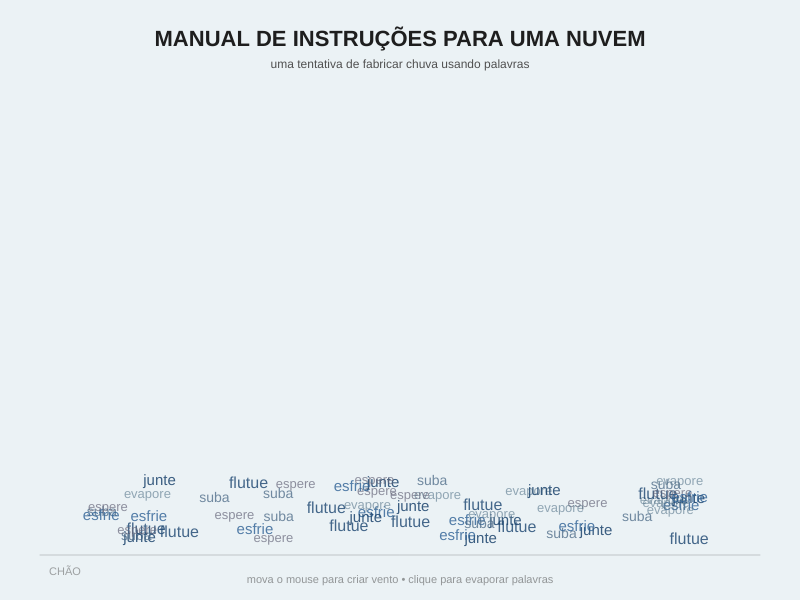
Frame 1 (no input)
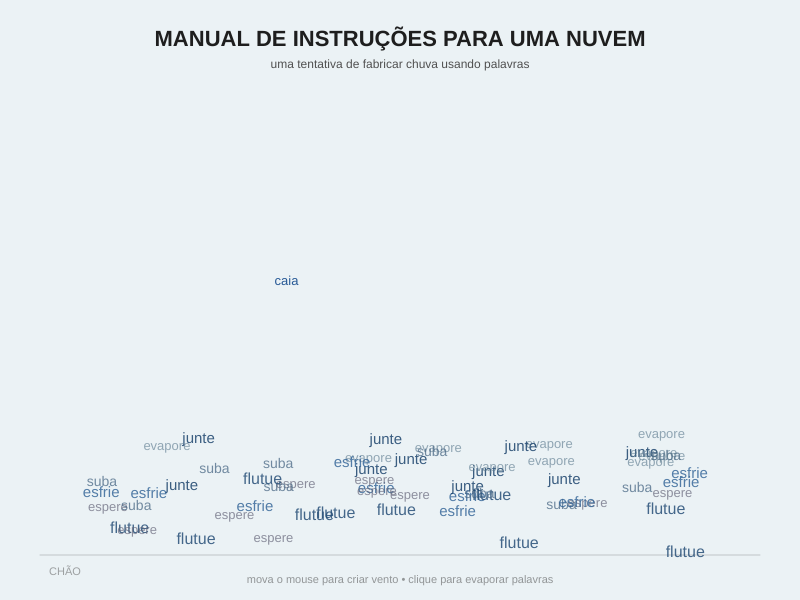
Frame 60 (no input)
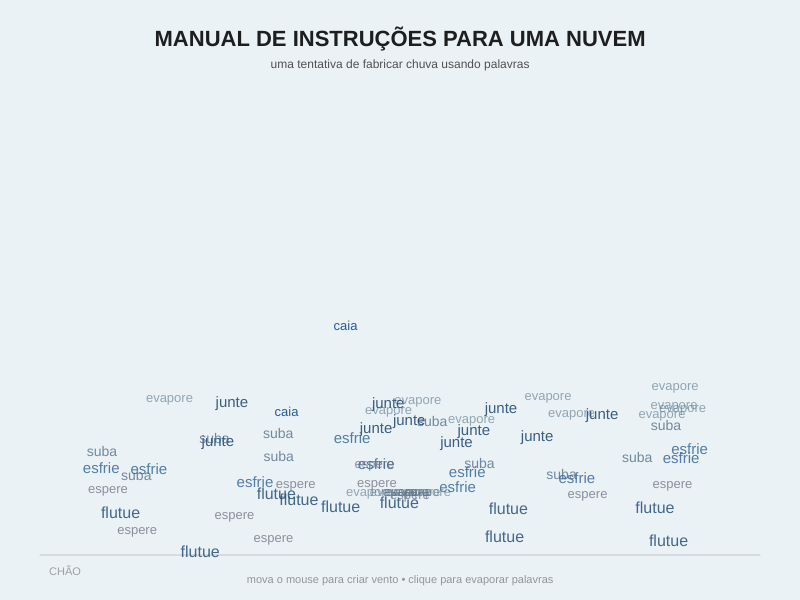
Frame 120 (the mouse pressed at the canvas centre since frame 60)

The p5.js sketch that drew these frames (run headless with seeded random() and noise() and a simulated clock; from frame 60 on, the mouse is pressed at the canvas centre):

// p5.js sketch
// ── sketch.js
let palavras = [];
let chuva = [];

const vocabulario = [
  "evapore",
  "suba",
  "flutue",
  "junte",
  "espere",
  "esfrie"
];

function setup() {
  createCanvas(800, 600);
  textFont("Arial");
  textAlign(CENTER, CENTER);

  // Garante que TODAS as palavras apareçam várias vezes
  for (let i = 0; i < 10; i++) {
    for (let palavra of vocabulario) {
      palavras.push(
        new Palavra(
          random(100, width - 100),
          random(height - 120, height - 60),
          palavra
        )
      );
    }
  }
}

function draw() {
  background(235, 242, 245);

  desenharTitulo();
  desenharChao();

  for (let p of palavras) {
    p.atualizar();
    p.mostrar();
  }

  // Chuva
  for (let i = chuva.length - 1; i >= 0; i--) {
    chuva[i].atualizar();
    chuva[i].mostrar();

    if (chuva[i].y > height - 55) {

      palavras.push(
        new Palavra(
          chuva[i].x,
          height - 60,
          "evapore"
        )
      );

      chuva.splice(i, 1);
    }
  }

  // Cria chuva automaticamente
  if (frameCount % 45 === 0) {
    chuva.push(
      new Gota(
        random(180, width - 180),
        random(190, 250)
      )
    );
  }

  desenharInstrucao();
}


// ==================================================
// PALAVRAS
// ==================================================

class Palavra {

  constructor(x, y, texto) {

    this.x = x;
    this.y = y;

    this.texto = texto;

    this.velocidade = random(0.4, 1);
    this.offset = random(1000);

    // Tempo usado pela palavra "espere"
    this.tempoEspera = random(60, 180);
  }


  atualizar() {

    // -------------------------
    // EVAPORE
    // -------------------------

    if (this.texto === "evapore") {

      this.y -= 0.8;

      this.x +=
        sin(frameCount * 0.03 + this.offset) * 0.4;

      // Ao chegar na nuvem vira "suba"
      if (this.y < 270) {
        this.texto = "suba";
      }
    }


    // -------------------------
    // SUBA
    // -------------------------

    else if (this.texto === "suba") {

      this.y -= 0.5;

      if (this.y < 220) {
        this.texto = "flutue";
      }
    }


    // -------------------------
    // FLUTUE
    // -------------------------

    else if (this.texto === "flutue") {

      this.y +=
        sin(frameCount * 0.03 + this.offset) * 0.3;

      this.x +=
        cos(frameCount * 0.02 + this.offset) * 0.3;
    }


    // -------------------------
    // JUNTE
    // -------------------------

    else if (this.texto === "junte") {

      // Vai lentamente para o centro da nuvem

      this.x +=
        (width / 2 - this.x) * 0.003;

      this.y +=
        (220 - this.y) * 0.003;
    }


    // -------------------------
    // ESPERE
    // -------------------------

    else if (this.texto === "espere") {

      // Fica parada por um tempo

      this.tempoEspera--;

      if (this.tempoEspera < 0) {
        this.y -= 0.3;
      }
    }


    // -------------------------
    // ESFRIE
    // -------------------------

    else if (this.texto === "esfrie") {

      // Sobe lentamente até a nuvem

      if (this.y > 200) {
        this.y -= 0.4;
      }

      else {

        this.x +=
          sin(frameCount * 0.015 + this.offset) * 0.2;
      }
    }


    // -------------------------
    // VENTO DO MOUSE
    // -------------------------

    let d =
      dist(mouseX, mouseY, this.x, this.y);

    if (d < 100) {

      if (mouseX > this.x) {
        this.x -= 1;
      }

      else {
        this.x += 1;
      }
    }


    this.x =
      constrain(this.x, 40, width - 40);
  }


  mostrar() {

    noStroke();

    // Cada palavra ganha uma aparência levemente diferente

    if (this.texto === "evapore") {
      fill(90, 120, 140, 160);
      textSize(13);
    }

    else if (this.texto === "suba") {
      fill(70, 100, 130, 190);
      textSize(14);
    }

    else if (this.texto === "flutue") {
      fill(40, 80, 120, 220);
      textSize(16);
    }

    else if (this.texto === "junte") {
      fill(30, 70, 110, 220);
      textSize(15);
    }

    else if (this.texto === "espere") {
      fill(100, 100, 120, 180);
      textSize(13);
    }

    else if (this.texto === "esfrie") {
      fill(50, 100, 150, 210);
      textSize(15);
    }

    text(
      this.texto,
      this.x,
      this.y
    );
  }
}


// ==================================================
// CHUVA
// ==================================================

class Gota {

  constructor(x, y) {

    this.x = x;
    this.y = y;

    this.velocidade =
      random(2, 4);
  }


  atualizar() {

    this.y +=
      this.velocidade;
  }


  mostrar() {

    fill(40, 90, 150);

    noStroke();

    textSize(13);

    text(
      "caia",
      this.x,
      this.y
    );
  }
}


// ==================================================
// INTERAÇÃO
// ==================================================

function mousePressed() {

  // Clique = calor / evaporação

  for (let i = 0; i < 6; i++) {

    palavras.push(
      new Palavra(
        mouseX + random(-40, 40),
        height - 60,
        "evapore"
      )
    );
  }
}


// ==================================================
// VISUAL
// ==================================================

function desenharTitulo() {

  fill(30);

  noStroke();

  textStyle(BOLD);
  textSize(22);

  text(
    "MANUAL DE INSTRUÇÕES PARA UMA NUVEM",
    width / 2,
    40
  );

  textStyle(NORMAL);

  fill(80);

  textSize(12);

  text(
    "uma tentativa de fabricar chuva usando palavras",
    width / 2,
    65
  );
}


function desenharChao() {

  stroke(100, 80);

  line(
    40,
    height - 45,
    width - 40,
    height - 45
  );

  noStroke();

  fill(80, 130);

  textSize(11);

  text(
    "CHÃO",
    65,
    height - 28
  );
}


function desenharInstrucao() {

  noStroke();

  fill(60, 130);

  textSize(11);

  text(
    "mova o mouse para criar vento • clique para evaporar palavras",
    width / 2,
    height - 20
  );
}
